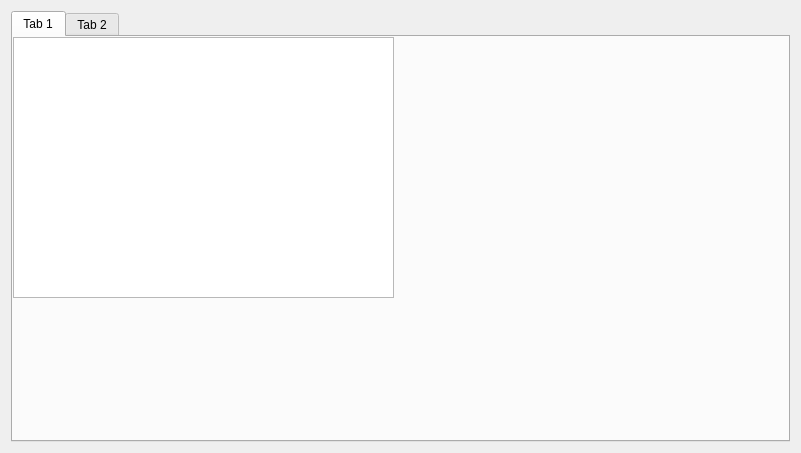
<?xml version="1.0" encoding="UTF-8"?>
<ui version="4.0">
 <class>buymanager</class>
 <widget class="QWidget" name="buymanager">
  <property name="geometry">
   <rect>
    <x>0</x>
    <y>0</y>
    <width>801</width>
    <height>453</height>
   </rect>
  </property>
  <property name="windowTitle">
   <string>Form</string>
  </property>
  <layout class="QGridLayout" name="gridLayout">
   <item row="0" column="0">
    <widget class="QTabWidget" name="tabWidget">
     <property name="currentIndex">
      <number>0</number>
     </property>
     <widget class="QWidget" name="chart">
      <attribute name="title">
       <string>Tab 1</string>
      </attribute>
      <widget class="QTableView" name="tableView">
       <property name="geometry">
        <rect>
         <x>0</x>
         <y>0</y>
         <width>381</width>
         <height>261</height>
        </rect>
       </property>
      </widget>
      <widget class="QLabel" name="label_12">
       <property name="geometry">
        <rect>
         <x>395</x>
         <y>10</y>
         <width>371</width>
         <height>401</height>
        </rect>
       </property>
       <property name="text">
        <string/>
       </property>
       <property name="pixmap">
        <pixmap resource="buymanagerimage.qrc">:/new/prefix1/CaptureBUY.bmp</pixmap>
       </property>
      </widget>
     </widget>
     <widget class="QWidget" name="chart_2">
      <attribute name="title">
       <string>Tab 2</string>
      </attribute>
      <widget class="QToolBox" name="page">
       <property name="geometry">
        <rect>
         <x>0</x>
         <y>0</y>
         <width>391</width>
         <height>251</height>
        </rect>
       </property>
       <property name="currentIndex">
        <number>0</number>
       </property>
       <widget class="QWidget" name="cost">
        <property name="geometry">
         <rect>
          <x>0</x>
          <y>0</y>
          <width>391</width>
          <height>197</height>
         </rect>
        </property>
        <attribute name="label">
         <string>Page 1</string>
        </attribute>
        <widget class="QLabel" name="label_6">
         <property name="geometry">
          <rect>
           <x>330</x>
           <y>40</y>
           <width>41</width>
           <height>20</height>
          </rect>
         </property>
         <property name="text">
          <string>بابت</string>
         </property>
        </widget>
        <widget class="QLabel" name="label_7">
         <property name="geometry">
          <rect>
           <x>340</x>
           <y>120</y>
           <width>31</width>
           <height>21</height>
          </rect>
         </property>
         <property name="text">
          <string>قیمت</string>
         </property>
        </widget>
        <widget class="QLabel" name="label_8">
         <property name="geometry">
          <rect>
           <x>340</x>
           <y>160</y>
           <width>31</width>
           <height>21</height>
          </rect>
         </property>
         <property name="text">
          <string>تخفیفl</string>
         </property>
        </widget>
        <widget class="QLabel" name="label_9">
         <property name="geometry">
          <rect>
           <x>70</x>
           <y>50</y>
           <width>61</width>
           <height>21</height>
          </rect>
         </property>
         <property name="text">
          <string>تاریخ قرارداد</string>
         </property>
        </widget>
        <widget class="QLabel" name="label_10">
         <property name="geometry">
          <rect>
           <x>55</x>
           <y>120</y>
           <width>81</width>
           <height>20</height>
          </rect>
         </property>
         <property name="text">
          <string>تاریخ پرداخت</string>
         </property>
        </widget>
        <widget class="QPushButton" name="pushButton">
         <property name="geometry">
          <rect>
           <x>0</x>
           <y>10</y>
           <width>75</width>
           <height>23</height>
          </rect>
         </property>
         <property name="text">
          <string>تایید</string>
         </property>
        </widget>
        <widget class="QLineEdit" name="lineEdit">
         <property name="geometry">
          <rect>
           <x>142</x>
           <y>10</y>
           <width>191</width>
           <height>91</height>
          </rect>
         </property>
        </widget>
        <widget class="QLineEdit" name="lineEdit_2">
         <property name="geometry">
          <rect>
           <x>140</x>
           <y>120</y>
           <width>191</width>
           <height>31</height>
          </rect>
         </property>
        </widget>
        <widget class="QLineEdit" name="lineEdit_3">
         <property name="geometry">
          <rect>
           <x>142</x>
           <y>160</y>
           <width>191</width>
           <height>31</height>
          </rect>
         </property>
        </widget>
        <widget class="QLineEdit" name="Dateofcontract">
         <property name="geometry">
          <rect>
           <x>20</x>
           <y>80</y>
           <width>111</width>
           <height>31</height>
          </rect>
         </property>
        </widget>
        <widget class="QLineEdit" name="Dateofpyment">
         <property name="geometry">
          <rect>
           <x>20</x>
           <y>150</y>
           <width>113</width>
           <height>31</height>
          </rect>
         </property>
        </widget>
       </widget>
       <widget class="QWidget" name="incom">
        <property name="geometry">
         <rect>
          <x>0</x>
          <y>0</y>
          <width>381</width>
          <height>197</height>
         </rect>
        </property>
        <attribute name="label">
         <string>Page 2</string>
        </attribute>
        <widget class="QLabel" name="label">
         <property name="geometry">
          <rect>
           <x>320</x>
           <y>40</y>
           <width>46</width>
           <height>13</height>
          </rect>
         </property>
         <property name="text">
          <string>بابت</string>
         </property>
        </widget>
        <widget class="QLabel" name="label_2">
         <property name="geometry">
          <rect>
           <x>320</x>
           <y>110</y>
           <width>46</width>
           <height>13</height>
          </rect>
         </property>
         <property name="text">
          <string>قیمت</string>
         </property>
        </widget>
        <widget class="QLabel" name="label_3">
         <property name="geometry">
          <rect>
           <x>320</x>
           <y>150</y>
           <width>46</width>
           <height>16</height>
          </rect>
         </property>
         <property name="text">
          <string>تخفیف</string>
         </property>
        </widget>
        <widget class="QLabel" name="label_4">
         <property name="geometry">
          <rect>
           <x>50</x>
           <y>100</y>
           <width>61</width>
           <height>21</height>
          </rect>
         </property>
         <property name="text">
          <string>تاریخ دریافت</string>
         </property>
        </widget>
        <widget class="QLabel" name="label_5">
         <property name="geometry">
          <rect>
           <x>50</x>
           <y>30</y>
           <width>61</width>
           <height>20</height>
          </rect>
         </property>
         <property name="text">
          <string>تاریخ قرارداد</string>
         </property>
        </widget>
        <widget class="QPushButton" name="pushButton_2">
         <property name="geometry">
          <rect>
           <x>0</x>
           <y>0</y>
           <width>75</width>
           <height>23</height>
          </rect>
         </property>
         <property name="text">
          <string>تایید</string>
         </property>
        </widget>
        <widget class="QLineEdit" name="lineEdit_4">
         <property name="geometry">
          <rect>
           <x>152</x>
           <y>19</y>
           <width>181</width>
           <height>81</height>
          </rect>
         </property>
        </widget>
        <widget class="QLineEdit" name="lineEdit_5">
         <property name="geometry">
          <rect>
           <x>152</x>
           <y>110</y>
           <width>181</width>
           <height>31</height>
          </rect>
         </property>
        </widget>
        <widget class="QLineEdit" name="lineEdit_6">
         <property name="geometry">
          <rect>
           <x>150</x>
           <y>149</y>
           <width>181</width>
           <height>31</height>
          </rect>
         </property>
        </widget>
        <widget class="QLineEdit" name="Dateofcontract_2">
         <property name="geometry">
          <rect>
           <x>10</x>
           <y>59</y>
           <width>113</width>
           <height>31</height>
          </rect>
         </property>
        </widget>
        <widget class="QLineEdit" name="Dateofpyment_2">
         <property name="geometry">
          <rect>
           <x>10</x>
           <y>129</y>
           <width>113</width>
           <height>31</height>
          </rect>
         </property>
        </widget>
       </widget>
      </widget>
      <widget class="QLabel" name="label_11">
       <property name="geometry">
        <rect>
         <x>440</x>
         <y>0</y>
         <width>341</width>
         <height>401</height>
        </rect>
       </property>
       <property name="text">
        <string/>
       </property>
       <property name="pixmap">
        <pixmap resource="buymanagerimage.qrc">:/new/prefix1/CaptureBUY.bmp</pixmap>
       </property>
      </widget>
     </widget>
    </widget>
   </item>
  </layout>
 </widget>
 <resources>
  <include location="buymanagerimage.qrc"/>
 </resources>
 <connections/>
</ui>
